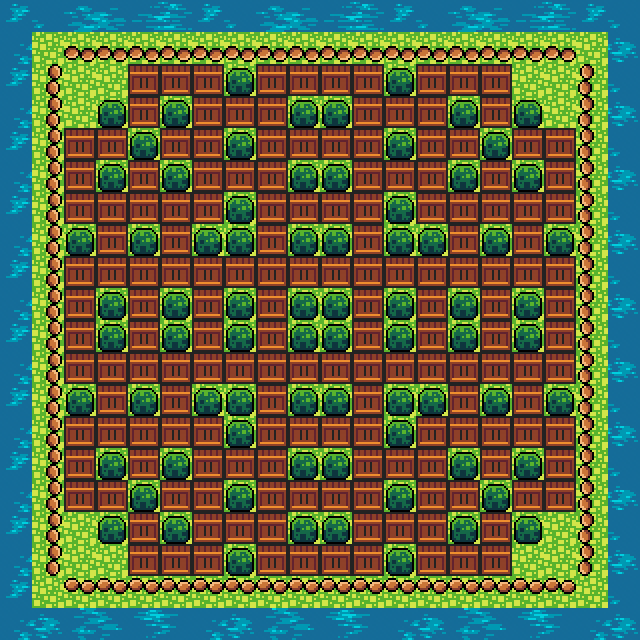

Below is a game level as drawn by its tile map, then a one-line description and the .tmx file that defines it, in full:
An orthogonal 20x20 tile map with 32x32 px tiles, 3 tile layers (Capa de patrones 1, Capa de patrones 2, Capa de patrones 3).

<map version="1.10" tiledversion="1.11.0" orientation="orthogonal" renderorder="right-down" width="20" height="20" tilewidth="32" tileheight="32" infinite="0" nextlayerid="4" nextobjectid="1">
 <tileset firstgid="1" source="tileset.tsx" />
 <layer id="1" name="Capa de patrones 1" width="20" height="20">
  <data encoding="csv">
120,121,122,123,124,125,120,121,122,123,124,125,120,121,122,123,124,125,120,121,
137,148,148,148,148,148,148,148,148,148,148,148,148,148,148,148,148,148,148,138,
120,148,148,148,148,148,148,148,148,148,148,148,148,148,148,148,148,148,148,121,
137,148,148,148,148,148,148,148,148,148,148,148,148,148,148,148,148,148,148,138,
120,148,148,148,148,148,148,148,148,148,148,148,148,148,148,148,148,148,148,121,
137,148,148,148,148,148,148,148,148,148,148,148,148,148,148,148,148,148,148,138,
120,148,148,148,148,148,148,148,148,148,148,148,148,148,148,148,148,148,148,121,
137,148,148,148,148,148,148,148,148,148,148,148,148,148,148,148,148,148,148,138,
120,148,148,148,148,148,148,148,148,148,148,148,148,148,148,148,148,148,148,121,
137,148,148,148,148,148,148,148,148,148,148,148,148,148,148,148,148,148,148,138,
120,148,148,148,148,148,148,148,148,148,148,148,148,148,148,148,148,148,148,121,
137,148,148,148,148,148,148,148,148,148,148,148,148,148,148,148,148,148,148,138,
120,148,148,148,148,148,148,148,148,148,148,148,148,148,148,148,148,148,148,121,
137,148,148,148,148,148,148,148,148,148,148,148,148,148,148,148,148,148,148,138,
120,148,148,148,148,148,148,148,148,148,148,148,148,148,148,148,148,148,148,121,
137,148,148,148,148,148,148,148,148,148,148,148,148,148,148,148,148,148,148,138,
120,148,148,148,148,148,148,148,148,148,148,148,148,148,148,148,148,148,148,121,
137,148,148,148,148,148,148,148,148,148,148,148,148,148,148,148,148,148,148,138,
120,148,148,148,148,148,148,148,148,148,148,148,148,148,148,148,148,148,148,121,
137,138,139,140,141,142,137,138,139,140,141,142,137,138,139,140,141,142,137,138
</data>
 </layer>
 <layer id="2" name="Capa de patrones 2" width="20" height="20">
  <data encoding="csv">
0,0,0,0,0,0,0,0,0,0,0,0,0,0,0,0,0,0,0,0,
0,0,4,4,4,4,4,4,4,4,4,4,4,4,4,4,4,4,0,0,
0,3,0,0,0,0,0,40,0,0,0,0,40,0,0,0,0,0,5,0,
0,3,0,40,0,40,0,0,0,40,40,0,0,0,40,0,40,0,5,0,
0,3,0,0,40,0,0,40,0,0,0,0,40,0,0,40,0,0,5,0,
0,3,0,40,0,40,0,0,0,40,40,0,0,0,40,0,40,0,5,0,
0,3,0,0,0,0,0,40,0,0,0,0,40,0,0,0,0,0,5,0,
0,3,40,0,40,0,40,40,0,40,40,0,40,40,0,40,0,40,5,0,
0,3,0,0,0,0,0,0,0,0,0,0,0,0,0,0,0,0,5,0,
0,3,0,40,0,40,0,40,0,40,40,0,40,0,40,0,40,0,5,0,
0,3,0,40,0,40,0,40,0,40,40,0,40,0,40,0,40,0,5,0,
0,3,0,0,0,0,0,0,0,0,0,0,0,0,0,0,0,0,5,0,
0,3,40,0,40,0,40,40,0,40,40,0,40,40,0,40,0,40,5,0,
0,3,0,0,0,0,0,40,0,0,0,0,40,0,0,0,0,0,5,0,
0,3,0,40,0,40,0,0,0,40,40,0,0,0,40,0,40,0,5,0,
0,3,0,0,40,0,0,40,0,0,0,0,40,0,0,40,0,0,5,0,
0,3,0,40,0,40,0,0,0,40,40,0,0,0,40,0,40,0,5,0,
0,3,0,0,0,0,0,40,0,0,0,0,40,0,0,0,0,0,5,0,
0,0,2,2,2,2,2,2,2,2,2,2,2,2,2,2,2,2,0,0,
0,0,0,0,0,0,0,0,0,0,0,0,0,0,0,0,0,0,0,0
</data>
 </layer>
 <layer id="3" name="Capa de patrones 3" width="20" height="20">
  <data encoding="csv">
0,0,0,0,0,0,0,0,0,0,0,0,0,0,0,0,0,0,0,0,
0,0,0,0,0,0,0,0,0,0,0,0,0,0,0,0,0,0,0,0,
0,0,0,0,19,19,19,0,19,19,19,19,0,19,19,19,0,0,0,0,
0,0,0,0,19,0,19,19,19,0,0,19,19,19,0,19,0,0,0,0,
0,0,19,19,0,19,19,0,19,19,19,19,0,19,19,0,19,19,0,0,
0,0,19,0,19,0,19,19,19,0,0,19,19,19,0,19,0,19,0,0,
0,0,19,19,19,19,19,0,19,19,19,19,0,19,19,19,19,19,0,0,
0,0,0,19,0,19,0,0,19,0,0,19,0,0,19,0,19,0,0,0,
0,0,19,19,19,19,19,19,19,19,19,19,19,19,19,19,19,19,0,0,
0,0,19,0,19,0,19,0,19,0,0,19,0,19,0,19,0,19,0,0,
0,0,19,0,19,0,19,0,19,0,0,19,0,19,0,19,0,19,0,0,
0,0,19,19,19,19,19,19,19,19,19,19,19,19,19,19,19,19,0,0,
0,0,0,19,0,19,0,0,19,0,0,19,0,0,19,0,19,0,0,0,
0,0,19,19,19,19,19,0,19,19,19,19,0,19,19,19,19,19,0,0,
0,0,19,0,19,0,19,19,19,0,0,19,19,19,0,19,0,19,0,0,
0,0,19,19,0,19,19,0,19,19,19,19,0,19,19,0,19,19,0,0,
0,0,0,0,19,0,19,19,19,0,0,19,19,19,0,19,0,0,0,0,
0,0,0,0,19,19,19,0,19,19,19,19,0,19,19,19,0,0,0,0,
0,0,0,0,0,0,0,0,0,0,0,0,0,0,0,0,0,0,0,0,
0,0,0,0,0,0,0,0,0,0,0,0,0,0,0,0,0,0,0,0
</data>
 </layer>
</map>